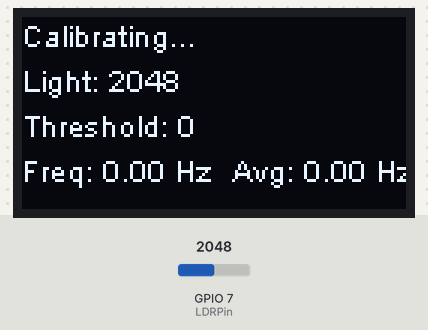
A sketch run on a simulated ESP32-S3. Shown: 128×64 one-colour display. The inputs (shaded band) are chosen by the test bench; at power-on: GPIO 7 (LDRPin) = 2048.

Above: at 1.2 s.
1.3 s: GPIO 7 (LDRPin) set to 2866
At 2.5 s:
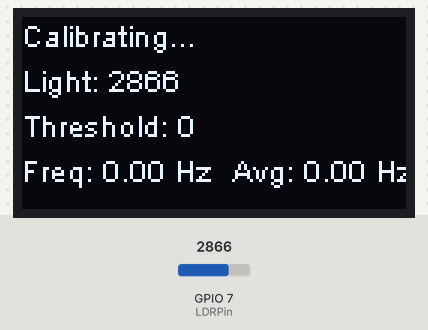
2.8 s: GPIO 7 (LDRPin) set to 3603
At 5.5 s:
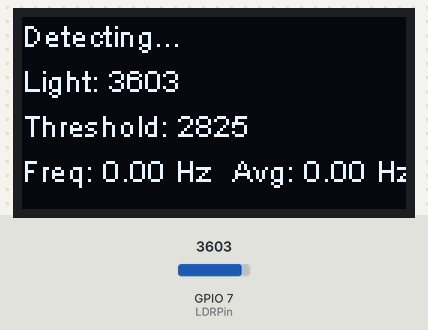
5.8 s: GPIO 7 (LDRPin) set to 4095
At 6.1 s:
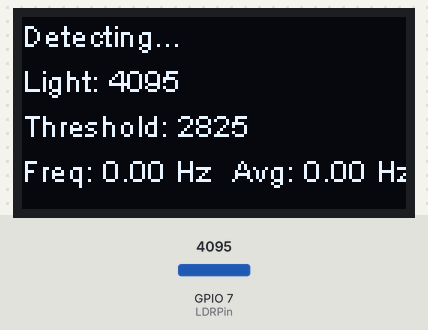
Timing chart, 0 to 8.8 s (numbered marks = the images above; inputs shaded):
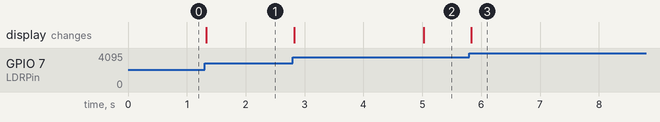

The sketch:

hz-check.ino
```cpp
#include <Arduino.h>
#include "heltec.h" // Include Heltec ESP32 library

const int LDRPin = 7; // LDR connected to GPIO 34
unsigned long startTime = millis(); // Start time for calibration
const long calibrationPeriod = 5000; // 15 seconds for calibration
bool isCalibrated = false; // Flag for calibration completion
int minValue = 4095; // Maximum possible for ESP32 ADC
int maxValue = 0; // Minimum possible for ESP32 ADC
int lightThreshold; // Threshold for light detection
int lastState = LOW; // Last state recorded
unsigned long lastBlinkTime = 0; // Last time a blink was detected
float frequencySum = 0; // Sum of frequencies measured
int frequencyCount = 0; // Count of frequency measurements
unsigned long lastUpdateTime = 0; // Last time the frequency was updated
const long updateInterval = 10000; // 10 seconds for average frequency calculation
float lastFrequency = 0; // Last measured frequency
float averageFrequency = 0;

void setup() {
  Serial.begin(115200);
  Heltec.begin(true /*DisplayEnable Enable*/, false /*LoRa Disable*/, true /*Serial Enable*/, false /*PABOOST Enable*/, 868E6 /*long BAND*/);
  pinMode(LDRPin, INPUT);
}

void loop() {
  if (!isCalibrated) {
    calibrateSensor();
    displayStatus("Calibrating...", analogRead(LDRPin), lightThreshold, lastFrequency, calculateAverageFrequency());
    return; // Wait until calibration is complete
  } else {
    detectBlinkAndUpdateFrequency();
    // Every 10 seconds, calculate and display the average frequency
    if (millis() - lastUpdateTime >= updateInterval) {
      averageFrequency = calculateAverageFrequency();
      frequencySum = 0; // Reset the sum of frequencies
      frequencyCount = 0; // Reset the count of frequencies
      lastUpdateTime = millis(); // Update the last update time
    }
    displayStatus("Detecting...", analogRead(LDRPin), lightThreshold, lastFrequency, averageFrequency);
  }
}

void calibrateSensor() {
  unsigned long currentTime = millis();
  if (currentTime - startTime < calibrationPeriod) {
    int lightValue = analogRead(LDRPin);
    if (lightValue < minValue) {
      minValue = lightValue;
    }
    if (lightValue > maxValue) {
      maxValue = lightValue;
    }
  } else {
    lightThreshold = (minValue + maxValue) / 2; // Calculate the threshold
    isCalibrated = true;
  }
}

void detectBlinkAndUpdateFrequency() {
  int lightValue = analogRead(LDRPin);
  int currentState = (lightValue < lightThreshold) ? HIGH : LOW;
  if (lastState == LOW && currentState == HIGH) { // On rising edge
    unsigned long currentTime = millis();
    if (lastBlinkTime > 0) {
      unsigned long period = currentTime - lastBlinkTime;
      lastFrequency = 1000.0 / period; // Calculate frequency in Hz
      frequencySum += lastFrequency; // Add to the sum of frequencies
      frequencyCount++; // Increment the count of frequencies
    }
    lastBlinkTime = currentTime; // Update last blink time
  }
  lastState = currentState; // Update last state
}

float calculateAverageFrequency() {
  if (frequencyCount == 0) return 0; // Avoid division by zero
  return frequencySum / frequencyCount; // Calculate average frequency
}

void displayStatus(String mode, int currentLight, int threshold, float frequency, float averageFrequency) {
  Heltec.display->clear();
  Heltec.display->drawString(0, 0, mode);
  Heltec.display->drawString(0, 15, "Light: " + String(currentLight));
  Heltec.display->drawString(0, 30, "Threshold: " + String(threshold));
  Heltec.display->drawString(0, 45, "Freq: " + String(frequency, 2) + " Hz");
  Heltec.display->drawString(70, 45, "Avg: " + String(averageFrequency, 2) + " Hz");
  Heltec.display->display();
}
```

Measured:
- after the input at 1.3 s, the display: changes at once (image 1)
- after the input at 5.8 s, the display: changes at once (image 3)
